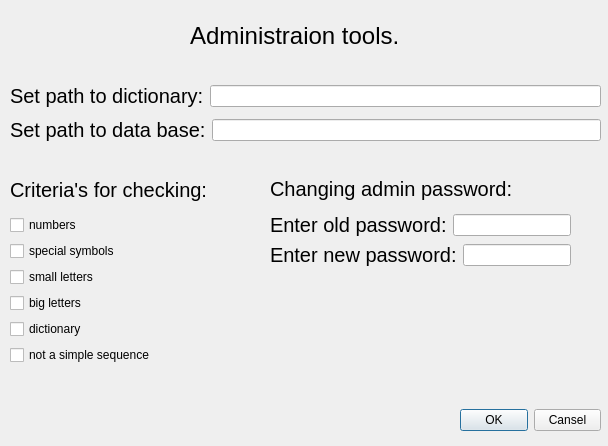
<?xml version="1.0" encoding="UTF-8"?>
<ui version="4.0">
 <class>Dialog_for_admin_1</class>
 <widget class="QDialog" name="Dialog_for_admin_1">
  <property name="geometry">
   <rect>
    <x>0</x>
    <y>0</y>
    <width>608</width>
    <height>446</height>
   </rect>
  </property>
  <property name="windowTitle">
   <string>Dialog</string>
  </property>
  <widget class="QWidget" name="layoutWidget">
   <property name="geometry">
    <rect>
     <x>460</x>
     <y>400</y>
     <width>141</width>
     <height>41</height>
    </rect>
   </property>
   <layout class="QHBoxLayout" name="horizontalLayout_3">
    <item>
     <widget class="QPushButton" name="pushButton">
      <property name="text">
       <string>OK</string>
      </property>
     </widget>
    </item>
    <item>
     <widget class="QPushButton" name="pushButton_2">
      <property name="text">
       <string>Cansel</string>
      </property>
     </widget>
    </item>
   </layout>
  </widget>
  <widget class="QWidget" name="layoutWidget">
   <property name="geometry">
    <rect>
     <x>10</x>
     <y>80</y>
     <width>591</width>
     <height>66</height>
    </rect>
   </property>
   <layout class="QVBoxLayout" name="verticalLayout_3">
    <item>
     <layout class="QHBoxLayout" name="horizontalLayout">
      <item>
       <widget class="QLabel" name="label_2">
        <property name="font">
         <font>
          <pointsize>15</pointsize>
         </font>
        </property>
        <property name="text">
         <string>Set path to dictionary:</string>
        </property>
       </widget>
      </item>
      <item>
       <widget class="QLineEdit" name="lineEdit_dictionary"/>
      </item>
     </layout>
    </item>
    <item>
     <layout class="QHBoxLayout" name="horizontalLayout_2">
      <item>
       <widget class="QLabel" name="label_3">
        <property name="font">
         <font>
          <pointsize>15</pointsize>
         </font>
        </property>
        <property name="text">
         <string>Set path to data base:</string>
        </property>
       </widget>
      </item>
      <item>
       <widget class="QLineEdit" name="lineEdit_base"/>
      </item>
     </layout>
    </item>
   </layout>
  </widget>
  <widget class="QWidget" name="layoutWidget_2">
   <property name="geometry">
    <rect>
     <x>10</x>
     <y>170</y>
     <width>205</width>
     <height>195</height>
    </rect>
   </property>
   <layout class="QVBoxLayout" name="verticalLayout_2">
    <item>
     <widget class="QLabel" name="label">
      <property name="font">
       <font>
        <pointsize>15</pointsize>
       </font>
      </property>
      <property name="text">
       <string>Criteria's for checking:</string>
      </property>
     </widget>
    </item>
    <item>
     <layout class="QVBoxLayout" name="verticalLayout">
      <item>
       <widget class="QCheckBox" name="checkBox_numbers">
        <property name="text">
         <string>numbers</string>
        </property>
       </widget>
      </item>
      <item>
       <widget class="QCheckBox" name="checkBox__spec_char">
        <property name="text">
         <string>special symbols</string>
        </property>
       </widget>
      </item>
      <item>
       <widget class="QCheckBox" name="checkBox_small_letters">
        <property name="text">
         <string>small letters</string>
        </property>
       </widget>
      </item>
      <item>
       <widget class="QCheckBox" name="checkBox_big_letters">
        <property name="text">
         <string>big letters</string>
        </property>
       </widget>
      </item>
      <item>
       <widget class="QCheckBox" name="checkBox_dictionary">
        <property name="text">
         <string>dictionary</string>
        </property>
       </widget>
      </item>
      <item>
       <widget class="QCheckBox" name="checkBox_simple_sequence">
        <property name="text">
         <string>not a simple sequence</string>
        </property>
       </widget>
      </item>
     </layout>
    </item>
   </layout>
  </widget>
  <widget class="QLabel" name="label_4">
   <property name="geometry">
    <rect>
     <x>190</x>
     <y>10</y>
     <width>331</width>
     <height>51</height>
    </rect>
   </property>
   <property name="font">
    <font>
     <pointsize>18</pointsize>
    </font>
   </property>
   <property name="text">
    <string>Administraion tools.</string>
   </property>
  </widget>
  <widget class="QWidget" name="layoutWidget">
   <property name="geometry">
    <rect>
     <x>270</x>
     <y>170</y>
     <width>301</width>
     <height>97</height>
    </rect>
   </property>
   <layout class="QVBoxLayout" name="verticalLayout_5">
    <item>
     <widget class="QLabel" name="label_5">
      <property name="font">
       <font>
        <pointsize>15</pointsize>
       </font>
      </property>
      <property name="text">
       <string>Changing admin password:</string>
      </property>
     </widget>
    </item>
    <item>
     <layout class="QVBoxLayout" name="verticalLayout_4">
      <item>
       <layout class="QHBoxLayout" name="horizontalLayout_4">
        <item>
         <widget class="QLabel" name="label_6">
          <property name="font">
           <font>
            <pointsize>15</pointsize>
           </font>
          </property>
          <property name="text">
           <string>Enter old password:</string>
          </property>
         </widget>
        </item>
        <item>
         <widget class="QLineEdit" name="lineEdit_old_pswd"/>
        </item>
       </layout>
      </item>
      <item>
       <layout class="QHBoxLayout" name="horizontalLayout_5">
        <item>
         <widget class="QLabel" name="label_7">
          <property name="font">
           <font>
            <pointsize>15</pointsize>
           </font>
          </property>
          <property name="text">
           <string>Enter new password:</string>
          </property>
         </widget>
        </item>
        <item>
         <widget class="QLineEdit" name="lineEdit_new_pwsd"/>
        </item>
       </layout>
      </item>
     </layout>
    </item>
   </layout>
  </widget>
 </widget>
 <resources/>
 <connections>
  <connection>
   <sender>pushButton</sender>
   <signal>clicked()</signal>
   <receiver>Dialog_for_admin_1</receiver>
   <slot>close()</slot>
   <hints>
    <hint type="sourcelabel">
     <x>168</x>
     <y>393</y>
    </hint>
    <hint type="destinationlabel">
     <x>151</x>
     <y>448</y>
    </hint>
   </hints>
  </connection>
  <connection>
   <sender>pushButton_2</sender>
   <signal>clicked()</signal>
   <receiver>Dialog_for_admin_1</receiver>
   <slot>close()</slot>
   <hints>
    <hint type="sourcelabel">
     <x>289</x>
     <y>379</y>
    </hint>
    <hint type="destinationlabel">
     <x>469</x>
     <y>360</y>
    </hint>
   </hints>
  </connection>
 </connections>
</ui>
